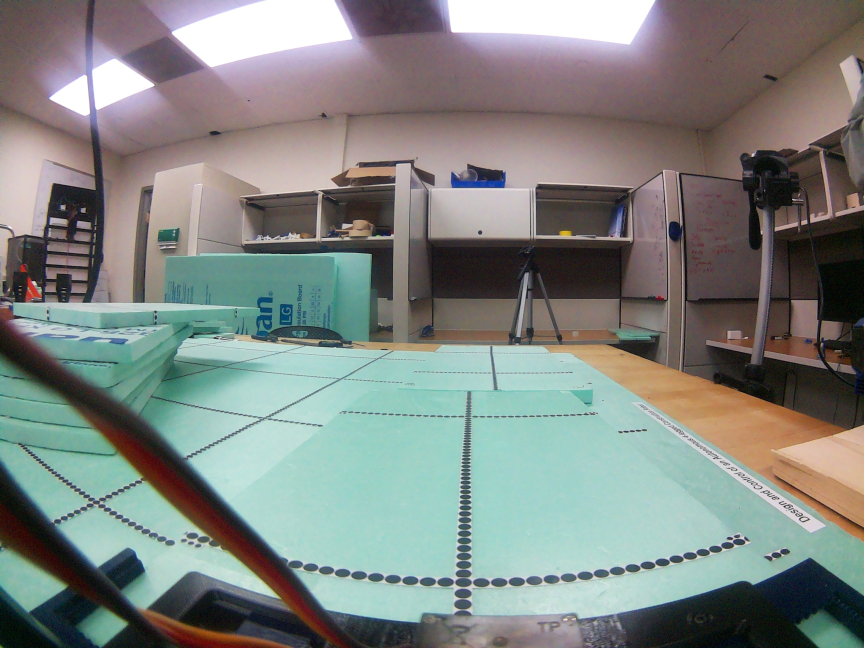
#> input picture capturedImages/image_001.jpg, 2592 x 1944 px (shown at 1/3 size); its folder holds only this picture in this run
$ python -i hp_LineTracking.py   (imports and definitions only)
#> lines starting #> are read from the running program, lines starting #| are printed output that depends on the picture
#> further down, picture is the input picture: shape (1944, 2592, 3); mean B, G, R 129.9, 133.9, 128.2
import cv2
import numpy as np
import math

class LineTracking:
    def __init__(self):
        self.line_centerx = -1
        self.range_rgb = {
            'red': (0, 0, 255),
            'blue': (255, 0, 0),
            'green': (0, 255, 0),
            'black': (0, 0, 0),
            'white': (255, 255, 255),
        }
        self.draw_color = self.range_rgb["red"]
        self.roi = [
            (0, 160, 0, 640, 0.1),
            (160, 320, 0, 640, 0.2),
            (320, 480, 0, 640, 0.7)
        ]
        self.roi_h_list = [
            self.roi[0][0],
            self.roi[1][0] - self.roi[0][0],
            self.roi[2][0] - self.roi[1][0]
        ]
        self.color_range_list = {
            'red': {
                'min': (0, 0, 30),
                'max': (20, 20, 70)
            }
        }
        self.target_color = ['red']
    def getAreaMaxContour(self,contours):
        contour_area_temp = 0
        contour_area_max = 0
        area_max_contour = None

        for c in contours:  # 历遍所有轮廓
            contour_area_temp = math.fabs(cv2.contourArea(c))  # 计算轮廓面积
            if contour_area_temp > contour_area_max:
                contour_area_max = contour_area_temp
                if contour_area_temp > 50:  # 只有在面积大于50时，最大面积的轮廓才是有效的，以过滤干扰
                    area_max_contour = c

        return area_max_contour, contour_area_max  # 返回最大的轮廓

    def map_value(self,value, in_min, in_max, out_min, out_max):
        return (value - in_min) * (out_max - out_min) / (in_max - in_min) + out_min

    def run(self,img):
        global draw_color, line_centerx

        # print("Inside, Var: {}".format(np.var(img)))

        size = (640, 480)
        # img_copy = img.copy()
        img_h, img_w = img.shape[:2]
#> img_h = 1944; img_w = 2592


        frame_resize = img
        frame_gb = cv2.GaussianBlur(frame_resize, (3, 3), 3)
        frame_lab = cv2.cvtColor(frame_gb, cv2.COLOR_BGR2LAB)  # 将图像转换到LAB空间
#> frame_lab: shape (1944, 2592, 3); mean of channels 0, 1, 2 138.9, 126.2, 129.9

        centroid_x_sum = 0
        weight_sum = 0
        center_ = []
        n = 0
        # 将图像分割成上中下三个部分，这样处理速度会更快，更精确
        for r in self.roi:
            roi_h = self.roi_h_list[n]
            n += 1
            if n <= 2:
                continue
            blobs = frame_gb[r[0]:r[1], r[2]:r[3]]
            frame_lab = blobs

            for i in self.target_color:
                if i in self.color_range_list:
                    detect_color = i

                    frame_mask = cv2.inRange(frame_lab,
                                             (self.color_range_list[detect_color]['min'][0],
                                              self.color_range_list[detect_color]['min'][1],
                                              self.color_range_list[detect_color]['min'][2]),
                                             (self.color_range_list[detect_color]['max'][0],
                                              self.color_range_list[detect_color]['max'][1],
                                              self.color_range_list[detect_color]['max'][2]))  # 对原图像和掩模进行位运算
                    opened = cv2.morphologyEx(frame_mask, cv2.MORPH_OPEN, np.ones((6, 6), np.uint8))  # 开运算
                    closed = cv2.morphologyEx(opened, cv2.MORPH_CLOSE, np.ones((6, 6), np.uint8))  # 闭运算
            # closed[:, 0:160] = 0
            # closed[:, 480:640] = 0
            result = 0
            if self.target_color == '' or self.target_color == 'None' or self.target_color == None:
                line_centerx = -2
                # return img
                result = 10
            cnts = cv2.findContours(closed, cv2.RETR_EXTERNAL, cv2.CHAIN_APPROX_TC89_L1)[-2]  # 找出所有轮廓
            cnt_large, area = self.getAreaMaxContour(cnts)  # 找到最大面积的轮廓
            if cnt_large is not None:  # 如果轮廓不为空
                rect = cv2.minAreaRect(cnt_large)  # 最小外接矩形
                box = np.intp(cv2.boxPoints(rect))  # 最小外接矩形的四个顶点
                for i in range(4):
                    box[i, 1] = box[i, 1] + (n - 1) * roi_h + self.roi[0][0]
                    box[i, 1] = int(self.map_value(box[i, 1], 0, size[1], 0, img_h))
                for i in range(4):
                    box[i, 0] = int(self.map_value(box[i, 0], 0, size[0], 0, img_w))

                cv2.drawContours(img, [box], -1, (0, 255,0), 2)  # 画出四个点组成的矩形

                # 获取矩形的对角点
                pt1_x, pt1_y = box[0, 0], box[0, 1]
                pt3_x, pt3_y = box[2, 0], box[2, 1]
                center_x, center_y = (pt1_x + pt3_x) / 2, (pt1_y + pt3_y) / 2  # 中心点
                cv2.circle(img, (int(center_x), int(center_y)), 5, (0, 255, 0), -1)  # 画出中心点

                center_.append([center_x, center_y])
                # 按权重不同对上中下三个中心点进行求和
                centroid_x_sum += center_x * r[4]
                weight_sum += r[4]
#> this loop made 3 passes
#> pass 3, in run, `blobs = frame_gb[r[0]:r[1], r[2]:r[3]]`:
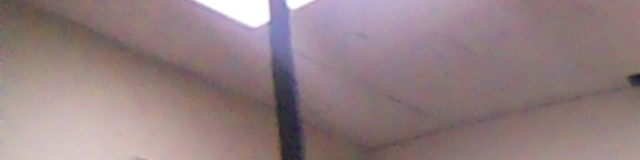
#> blobs: shape (160, 640, 3); mean B, G, R 130.4, 127.6, 147.8
#> after the loop: closed: shape (160, 640); every value is 0
#> after the loop, center_ = []; centroid_x_sum = 0; n = 3; weight_sum = 0

        if weight_sum != 0:
            # 求最终得到的中心点
            line_centerx = int(centroid_x_sum / weight_sum)
            cv2.circle(img, (line_centerx, int(center_y)), 10, (0, 0, 0), -1)  # 画出中心点
            #print('line_centerx', line_centerx)
        else:
            line_centerx = -1

        img_middle_x = img_w / 2
#> img_middle_x = 1296
        #print(img_middle_x)

        # return the approximate distance to the middle of the image
        # result=0
        if(line_centerx-img_middle_x<10 and line_centerx-img_middle_x>=-10):
            result=0
        elif(line_centerx-img_middle_x<30 and line_centerx-img_middle_x>=10):
            result=1
        elif(line_centerx-img_middle_x<50 and line_centerx-img_middle_x>=30):
            result=2
        elif (line_centerx - img_middle_x >= 50):
            result=3
        elif (line_centerx - img_middle_x < -10 and line_centerx - img_middle_x >= -30):
            result = -1
        elif (line_centerx - img_middle_x < -30 and line_centerx - img_middle_x >= -50):
            result = -2
        elif (line_centerx - img_middle_x < -50 and line_centerx - img_middle_x >= -320):
            result= -3
        elif (line_centerx - img_middle_x < -320):
            result = -99
        return - result

>>> import cv2
>>> picture = cv2.imread('capturedImages/image_001.jpg')
>>> result = LineTracking().run(picture)
#> result = 99

$ run again, on capturedImages/image_004.jpg
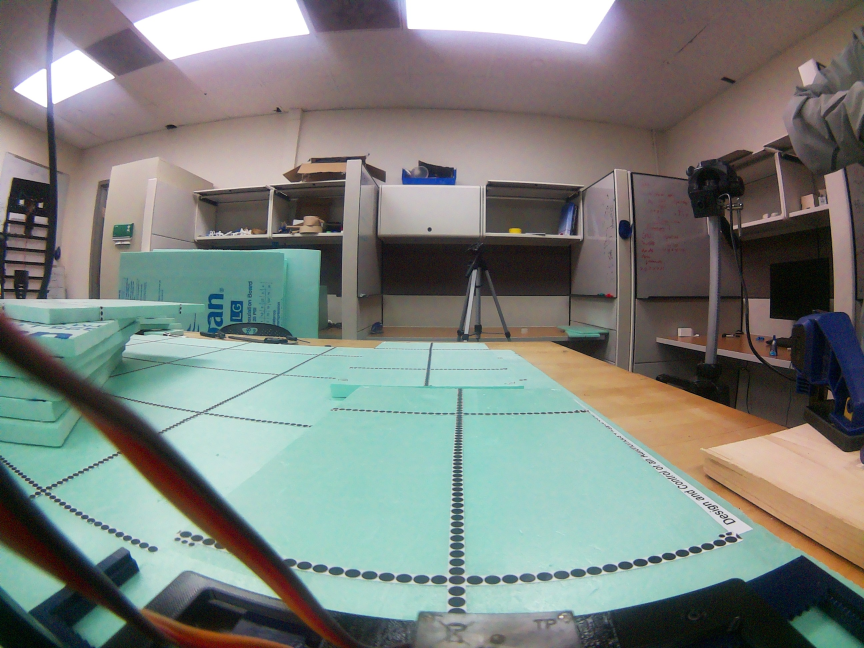
#> input picture capturedImages/image_004.jpg, 2592 x 1944 px (shown at 1/3 size)
#> picture is the input picture: shape (1944, 2592, 3); mean B, G, R 125.2, 130.2, 124.7
#> frame_lab: shape (1944, 2592, 3); mean of channels 0, 1, 2 135.1, 126.1, 130.4
#> the loop in run, `for r in self.roi:` made 3 passes
#> pass 3, in run, `blobs = frame_gb[r[0]:r[1], r[2]:r[3]]`:
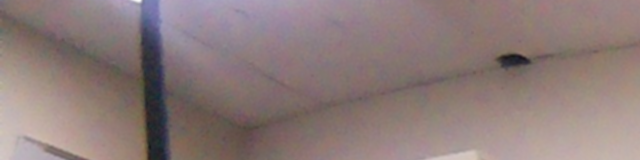
#> blobs: shape (160, 640, 3); mean B, G, R 121.6, 123.4, 140.9
#> after the loop in run, `for r in self.roi:`: center_ = []; centroid_x_sum = 0; n = 3; weight_sum = 0
#> result = 99
